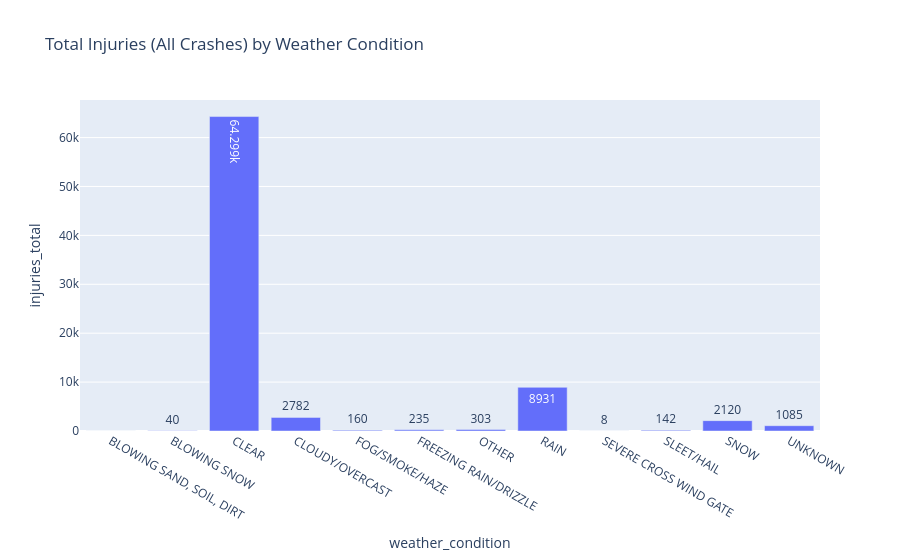

Notebook code cell kept with this figure:
### Markdown cell above
This chart shows the number of crashes by each control device. It looks crazy that most crashes happen at a traffic signal, but it also makes sense that places with more people would have a traffic lights over time, and with more people comes more crashes.

### Code cell
weather_inj_total = trafficDF.groupby('weather_condition')['injuries_total'].sum().reset_index()

fig = px.bar(weather_inj_total, x='weather_condition', y='injuries_total',
             title='Total Injuries (All Crashes) by Weather Condition',
             text_auto=True)

fig.show()

### Figure 1 — Plotly figure (JSON) as saved in the notebook; plotly's stock layout.template omitted (floating-point values rounded to 4 significant figures)
{"data": [{"hovertemplate": "weather_condition=%{x}<br>injuries_total=%{y}<extra></extra>", "legendgroup": "", "marker": {"color": "#636efa", "pattern": {"shape": ""}}, "name": "", "orientation": "v", "showlegend": false, "textposition": "auto", "texttemplate": "%{y}", "type": "bar", "x": ["BLOWING SAND, SOIL, DIRT", "BLOWING SNOW", "CLEAR", "CLOUDY/OVERCAST", "FOG/SMOKE/HAZE", "FREEZING RAIN/DRIZZLE", "OTHER", "RAIN", "SEVERE CROSS WIND GATE", "SLEET/HAIL", "SNOW", "UNKNOWN"], "xaxis": "x", "y": [0.0, 40.0, 64300.0, 2782.0, 160.0, 235.0, 303.0, 8931.0, 8.0, 142.0, 2120.0, 1085.0], "yaxis": "y"}], "layout": {"barmode": "relative", "legend": {"tracegroupgap": 0}, "title": {"text": "Total Injuries (All Crashes) by Weather Condition"}, "xaxis": {"anchor": "y", "domain": [0, 1], "title": {"text": "weather_condition"}}, "yaxis": {"anchor": "x", "domain": [0, 1], "title": {"text": "injuries_total"}}}}
